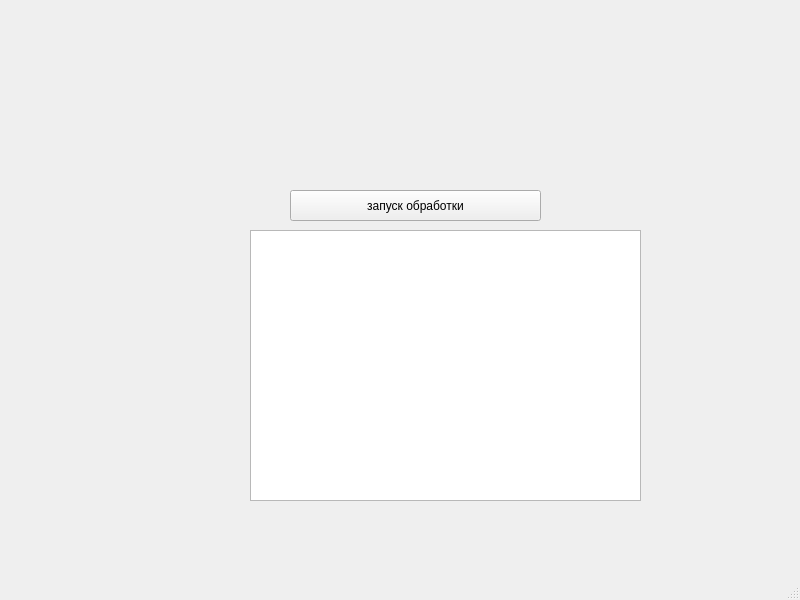
<?xml version="1.0" encoding="UTF-8"?>
<ui version="4.0">
 <class>MainWindow</class>
 <widget class="QMainWindow" name="MainWindow">
  <property name="geometry">
   <rect>
    <x>0</x>
    <y>0</y>
    <width>800</width>
    <height>600</height>
   </rect>
  </property>
  <property name="windowTitle">
   <string>MainWindow</string>
  </property>
  <widget class="QWidget" name="centralwidget">
   <widget class="QLabel" name="inputFileLabe">
    <property name="geometry">
     <rect>
      <x>200</x>
      <y>50</y>
      <width>371</width>
      <height>51</height>
     </rect>
    </property>
    <property name="text">
     <string/>
    </property>
   </widget>
   <widget class="QLabel" name="label_2">
    <property name="geometry">
     <rect>
      <x>200</x>
      <y>110</y>
      <width>371</width>
      <height>51</height>
     </rect>
    </property>
    <property name="text">
     <string/>
    </property>
   </widget>
   <widget class="QPushButton" name="pushButton">
    <property name="geometry">
     <rect>
      <x>290</x>
      <y>190</y>
      <width>251</width>
      <height>31</height>
     </rect>
    </property>
    <property name="text">
     <string>запуск обработки</string>
    </property>
   </widget>
   <widget class="QTextEdit" name="textEdit">
    <property name="geometry">
     <rect>
      <x>250</x>
      <y>230</y>
      <width>391</width>
      <height>271</height>
     </rect>
    </property>
   </widget>
  </widget>
  <widget class="QMenuBar" name="menubar">
   <property name="geometry">
    <rect>
     <x>0</x>
     <y>0</y>
     <width>800</width>
     <height>21</height>
    </rect>
   </property>
  </widget>
  <widget class="QStatusBar" name="statusbar"/>
 </widget>
 <resources/>
 <connections/>
</ui>
